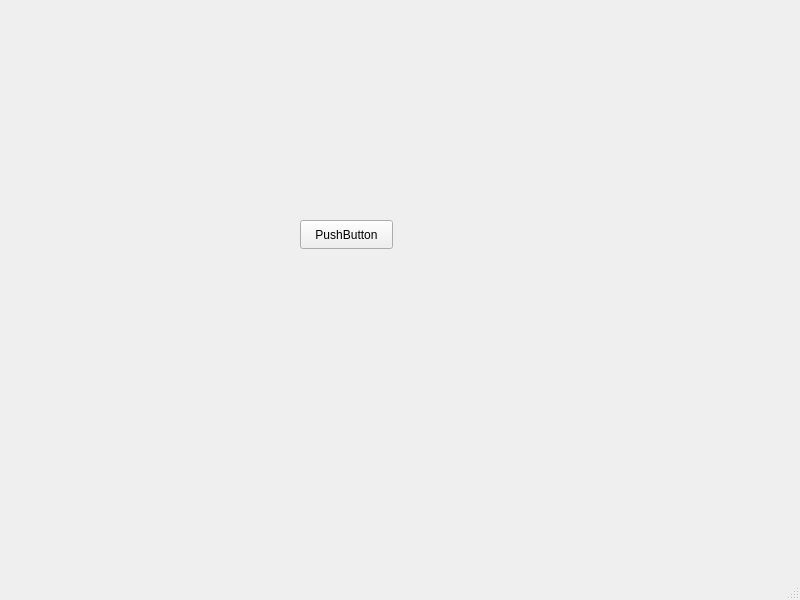
<?xml version="1.0" encoding="UTF-8"?>
<ui version="4.0">
 <class>Mail_Interface</class>
 <widget class="QMainWindow" name="Mail_Interface">
  <property name="geometry">
   <rect>
    <x>0</x>
    <y>0</y>
    <width>800</width>
    <height>600</height>
   </rect>
  </property>
  <property name="windowTitle">
   <string>MainWindow</string>
  </property>
  <widget class="QWidget" name="centralwidget">
   <widget class="QPushButton" name="pushButton">
    <property name="geometry">
     <rect>
      <x>300</x>
      <y>220</y>
      <width>93</width>
      <height>29</height>
     </rect>
    </property>
    <property name="text">
     <string>PushButton</string>
    </property>
   </widget>
  </widget>
  <widget class="QMenuBar" name="menubar">
   <property name="geometry">
    <rect>
     <x>0</x>
     <y>0</y>
     <width>800</width>
     <height>26</height>
    </rect>
   </property>
  </widget>
  <widget class="QStatusBar" name="statusbar"/>
 </widget>
 <resources/>
 <connections/>
</ui>
